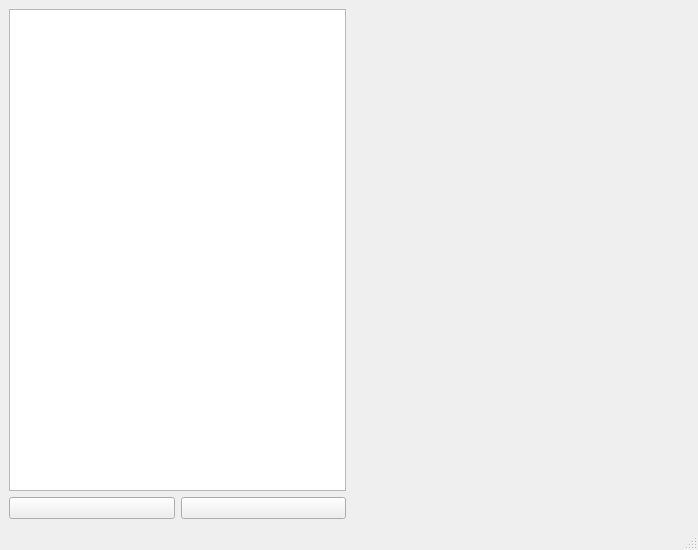
<?xml version="1.0" encoding="UTF-8"?>
<ui version="4.0">
 <class>MainWindow</class>
 <widget class="QMainWindow" name="MainWindow">
  <property name="geometry">
   <rect>
    <x>0</x>
    <y>0</y>
    <width>698</width>
    <height>550</height>
   </rect>
  </property>
  <property name="windowTitle">
   <string>MainWindow</string>
  </property>
  <widget class="QWidget" name="centralwidget">
   <layout class="QHBoxLayout" name="horizontalLayout_2">
    <item>
     <layout class="QVBoxLayout" name="verticalLayout">
      <item>
       <widget class="DbView" name="dbView">
        <property name="sizePolicy">
         <sizepolicy hsizetype="Preferred" vsizetype="Expanding">
          <horstretch>1</horstretch>
          <verstretch>0</verstretch>
         </sizepolicy>
        </property>
       </widget>
      </item>
      <item>
       <layout class="QHBoxLayout" name="horizontalLayout">
        <property name="topMargin">
         <number>0</number>
        </property>
        <item>
         <widget class="QPushButton" name="addButton">
          <property name="icon">
           <iconset theme="QIcon::ThemeIcon::ListAdd"/>
          </property>
         </widget>
        </item>
        <item>
         <widget class="QPushButton" name="removeButton">
          <property name="icon">
           <iconset theme="QIcon::ThemeIcon::ListRemove"/>
          </property>
         </widget>
        </item>
       </layout>
      </item>
     </layout>
    </item>
    <item>
     <widget class="EditorWidget" name="editorWidget" native="true">
      <property name="sizePolicy">
       <sizepolicy hsizetype="Preferred" vsizetype="Preferred">
        <horstretch>0</horstretch>
        <verstretch>0</verstretch>
       </sizepolicy>
      </property>
     </widget>
    </item>
   </layout>
  </widget>
  <widget class="QMenuBar" name="menubar">
   <property name="geometry">
    <rect>
     <x>0</x>
     <y>0</y>
     <width>698</width>
     <height>30</height>
    </rect>
   </property>
  </widget>
  <widget class="QStatusBar" name="statusbar"/>
 </widget>
 <customwidgets>
  <customwidget>
   <class>DbView</class>
   <extends>QListView</extends>
   <header>dbview.h</header>
   <slots>
    <slot>createNew()</slot>
    <slot>deleteSelected()</slot>
   </slots>
  </customwidget>
  <customwidget>
   <class>EditorWidget</class>
   <extends>QWidget</extends>
   <header>editorwidget.h</header>
   <container>1</container>
   <slots>
    <signal>testClicked()</signal>
   </slots>
  </customwidget>
 </customwidgets>
 <resources/>
 <connections>
  <connection>
   <sender>addButton</sender>
   <signal>clicked()</signal>
   <receiver>dbView</receiver>
   <slot>createNew()</slot>
   <hints>
    <hint type="sourcelabel">
     <x>90</x>
     <y>502</y>
    </hint>
    <hint type="destinationlabel">
     <x>175</x>
     <y>258</y>
    </hint>
   </hints>
  </connection>
  <connection>
   <sender>removeButton</sender>
   <signal>clicked()</signal>
   <receiver>dbView</receiver>
   <slot>deleteSelected()</slot>
   <hints>
    <hint type="sourcelabel">
     <x>261</x>
     <y>502</y>
    </hint>
    <hint type="destinationlabel">
     <x>175</x>
     <y>258</y>
    </hint>
   </hints>
  </connection>
 </connections>
</ui>
